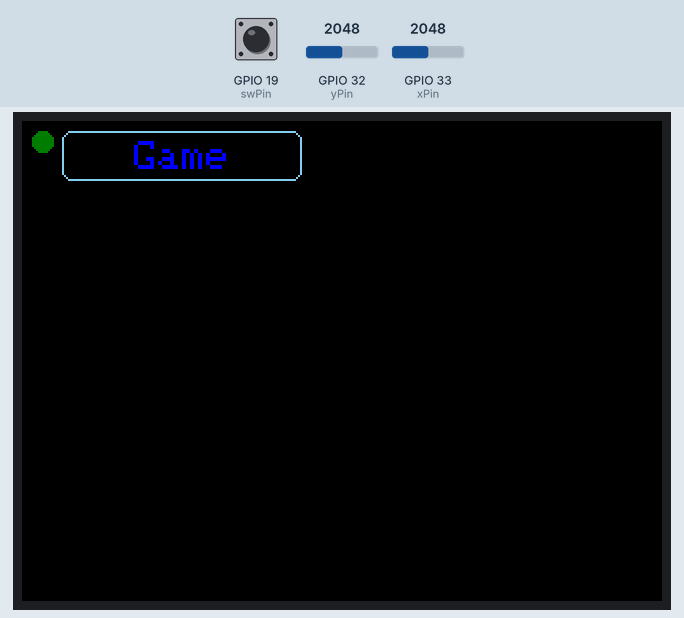
A program run on a simulated ESP32. Shown: 320×240 colour display. The inputs (shaded band) are chosen by the test bench; at power-on: GPIO 19 (swPin) HIGH, GPIO 32 (yPin) = 2048, GPIO 33 (xPin) = 2048. Random numbers use the default seed unless the program sets one.

Above: at 1.4 s.
1.5 s: GPIO 19 (swPin) pulled LOW for 0.15 s
3.4 s: GPIO 32 (yPin) set to 2224
At 3.65 s:
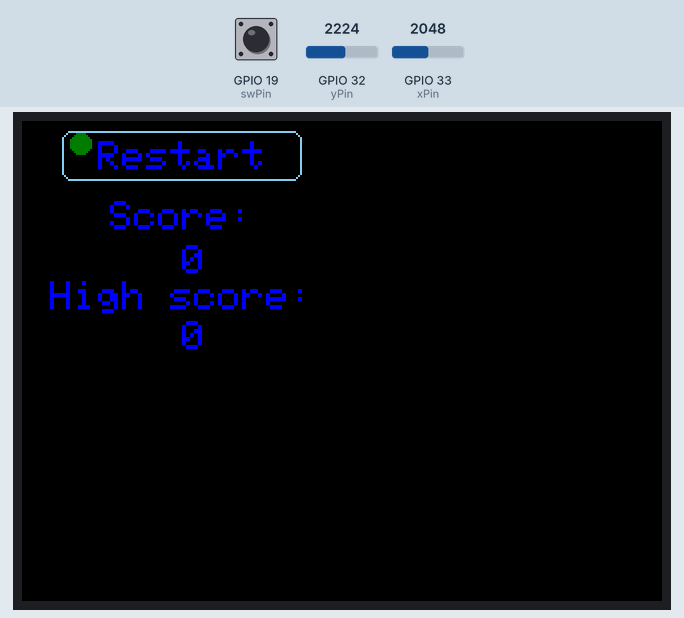
5.3 s: GPIO 33 (xPin) set to 2866
At 5.35 s:
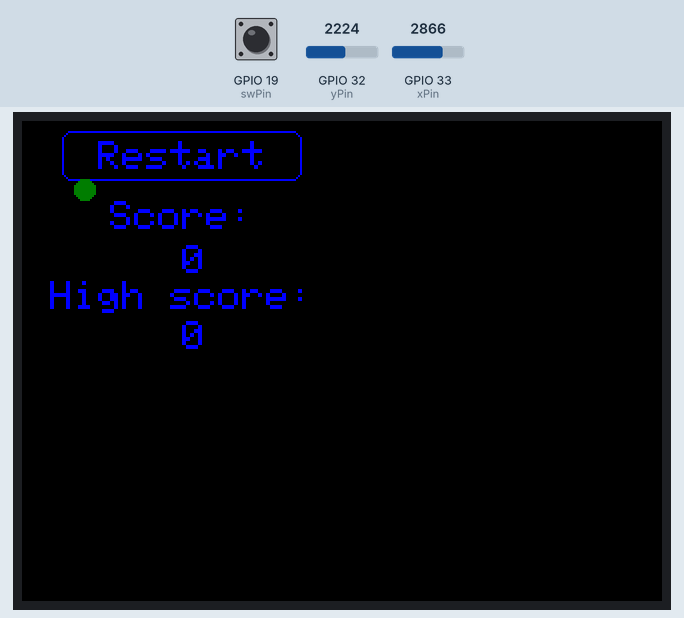
6.8 s: GPIO 32 (yPin) set to 3603
At 6.82 s:
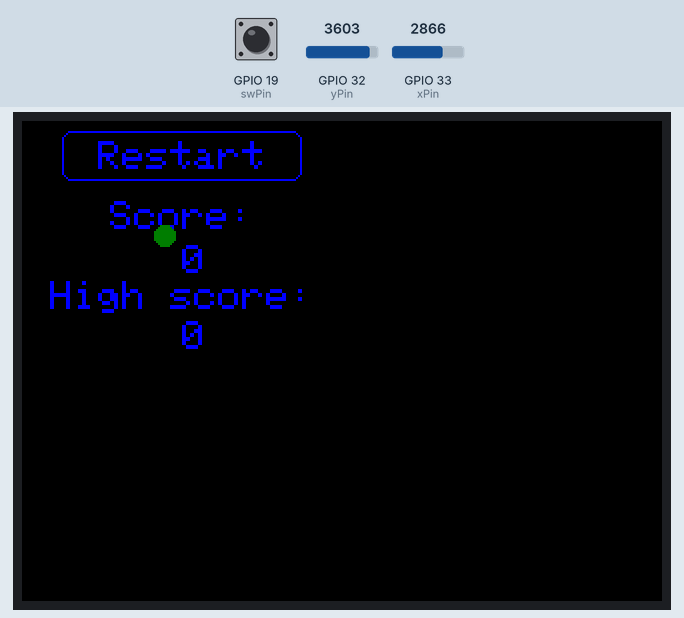
8.3 s: GPIO 32 (yPin) set to 2047
At 8.37 s:
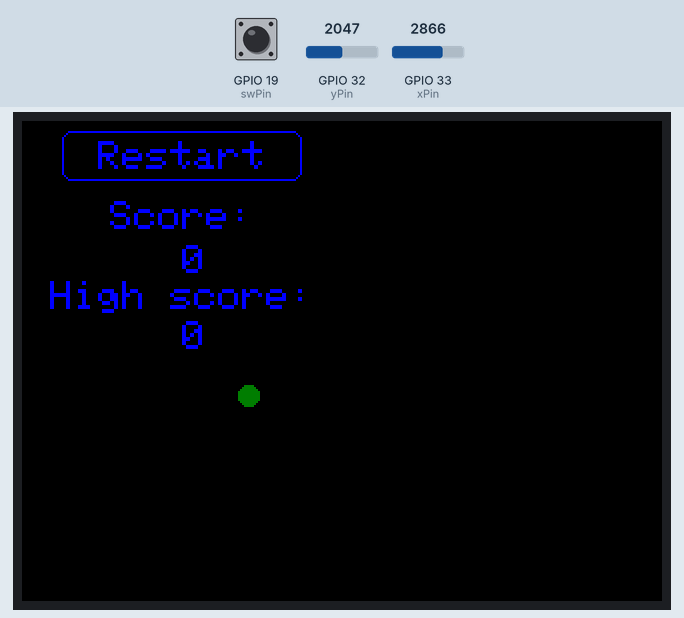
9.8 s: GPIO 33 (xPin) set to 4095
At 11.5 s:
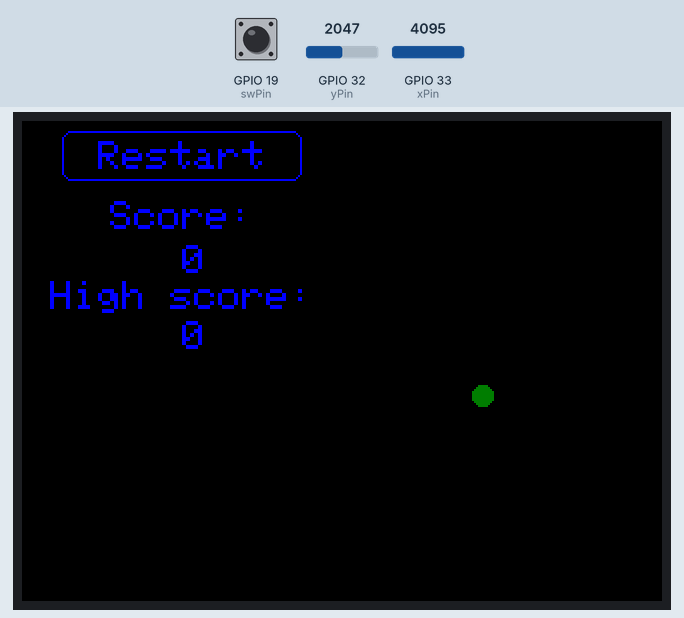

The program:

main.cpp
```cpp
#include <Arduino.h>
#include <TFT_eSPI.h>
#include <SPI.h>
#include "header.h"

#define xPin 33
#define yPin 32
#define swPin 19

void setup() {

  //pin settings
  pinMode(xPin, INPUT);
  pinMode(yPin, INPUT);
  pinMode(swPin, INPUT);

  Serial.begin(9600);
  initScreen();

}

void loop() {
  //changing screens
  screen();
}
```

functions.cpp
```cpp
#include <Arduino.h>
#include "header.h"
#include <TFT_eSPI.h>
#include <SPI.h>

#define xPin 33
#define yPin 32
#define swPin 19


enum direction{
    dirUp,
    dirDown,
    dirLeft,
    dirRight
};

enum screenType{
    main,
    game,
    gameover
};

struct ball{
    int xPos, yPos;
    int speed, size;
    direction dirX;
    direction dirY;
};

struct cursor
{
    int xVal, yVal;
    int buttonPressed;
};


cursor joystick;
ball pong1;
constexpr uint16_t background = TFT_BLACK;
TFT_eSPI tft = TFT_eSPI();
screenType currentScreen = main;
int count, hScore;

void screen(){

    switch (currentScreen)
    {
    case game:
        gameScreen();
        break;

    case main:
        mainScreen();
        break;
    case gameover:
        gameoverScreen();
        break;

    }
}

void gameoverScreen(){

    joystick.buttonPressed = digitalRead(swPin);

    clearCursor();

    //buttons
    tft.setTextColor(TFT_BLUE);
    tft.setCursor(20+(120-(7*12))/2,10); //(4)lenght of string
    tft.print("Restart");
    tft.drawCentreString("Score:",80,40,1);
    tft.setCursor(80,62);
    tft.print(count);
    tft.drawCentreString("High score:",80,80,1);
    tft.setCursor(80,100);
    tft.print(hScore);

    //light the button if cursors is on it
    if(joystick.yVal > 5 && joystick.yVal < 30){

      tft.drawRoundRect(20,5,120,25,5,TFT_SKYBLUE);

    }else{

      tft.drawRoundRect(20,5,120,25,5,TFT_BLUE);
    }

    drawCursor();

    //making action when button is clicked and in  the cursor is in the right position
    if(!joystick.buttonPressed && joystick.yVal < 30 && joystick.yVal > 5 ){
        initGame();
    }
    delay(70);
  }

void gameScreen(){

    tft.fillRect(joystick.xVal,120,10,5,background);
    //mapping current jostick position to move the cursor
    joystick.xVal = joystick.xVal + map(analogRead(xPin)+300,0,4096,-7,7);

    if(joystick.xVal > 145){
      joystick.xVal = 145;
    }else if(joystick.xVal < 5){
      joystick.xVal = 5;
    }
    tft.fillRect(joystick.xVal,120,10,5,TFT_BROWN);
    drawBall(joystick.xVal);
    delay(70);

}

void mainScreen(){

    joystick.buttonPressed = digitalRead(swPin);

    clearCursor();

    //buttons
    tft.setTextColor(TFT_BLUE);
    tft.setCursor(20+(120-(4*12))/2,10); //(4)lenght of string
    tft.print("Game");

    //light the button if cursors is on it
    if(joystick.yVal>5 && joystick.yVal < 30){

      tft.drawRoundRect(20,5,120,25,5,TFT_SKYBLUE);

    }else{

      tft.drawRoundRect(20,5,120,25,5,TFT_BLUE);
    }


    drawCursor();

    //making action when button is clicked and in  the cursor is in the right position
    if(!joystick.buttonPressed && joystick.yVal < 30 && joystick.yVal > 5 ){
      initGame();
    }

    delay(70);
}

void clearCursor(){
    tft.fillCircle(joystick.xVal,joystick.yVal,5, background);    //erasing previous cursor
}

void drawCursor(){

    //mapping current jostick position to move the cursor
    joystick.xVal = joystick.xVal + map(analogRead(xPin)+300,0,4096,-5,5);
    joystick.yVal = joystick.yVal + map(analogRead(yPin)+300,0,4096,-5,5);

    //checking if the cursor is outside of the screen
    if(joystick.yVal > TFT_HEIGHT - 8){
      joystick.yVal =TFT_HEIGHT - 8;
    } else if(joystick.yVal < 10){
      joystick.yVal = 10;
    }

    if(joystick.xVal > TFT_WIDTH -10){
      joystick.xVal =TFT_WIDTH - 10;
    } else if(joystick.xVal < 10){
      joystick.xVal = 10;
    }

    tft.fillCircle(joystick.xVal,joystick.yVal,5, TFT_DARKGREEN);   //drawing cursor
  }

void drawBall(int xVal){

    tft.fillCircle(pong1.xPos,pong1.yPos,4,background);

    //making it a little harder
    if(count >= 5){
      pong1.speed = 4;
    }else if(count >= 15){
      pong1.speed = 5;
    }

    // setting right ball speed and direction
    if(pong1.dirY == dirDown){
       pong1.yPos += pong1.speed;
    }else if(pong1.dirY == dirUp){
      pong1.yPos -= pong1.speed;
    }

    if(pong1.dirX == dirRight){
       pong1.xPos += pong1.speed;
    }else if(pong1.dirX == dirLeft){
      pong1.xPos -= pong1.speed;
    }

    tft.fillCircle(pong1.xPos,pong1.yPos,4,TFT_GREEN);

   // comapre position of ball and platfrom and configure right action
    if(pong1.yPos>115){
      if(pow(pong1.xPos-(xVal+5),2) < 4){
       pong1.dirY = dirUp;
       count++;
      }else if(pong1.xPos - xVal < 5 && pong1.xPos - xVal >= 0){
        pong1.dirY = dirUp;
        pong1.dirX = dirLeft;
        count++;
      }else if(pong1.xPos - xVal < 10 && pong1.xPos - xVal >= 0){
        pong1.dirY = dirUp;
        pong1.dirX =dirRight;
        count++;
      }else{
        if(hScore < count){
            hScore = count;
        }
        tft.fillScreen(background);
        currentScreen = gameover;
      }
    }

    //configure to baunce back from walls
    if(pong1.yPos<10){
      pong1.dirY = dirDown;
    }
    if(pong1.xPos<10){
      pong1.dirX = dirRight;
    }else if(pong1.xPos >150){
      pong1.dirX = dirLeft;
    }

    delay(30);
  }

int initGame() {

  pong1.xPos = random(10,140);
  pong1.yPos = random(10,60);
  pong1.dirX = dirLeft;
  pong1.dirY = dirDown;
  pong1.speed = 3;
  pong1.size=4;
  count=0;
  tft.fillScreen(background);
  currentScreen = game;
  return count;
}

void initScreen(){
  //initialize screen
  tft.init();
  tft.setRotation(1);
  tft.fillScreen(background);
  tft.setTextColor(TFT_BLUE, background);
  tft.setTextSize(2);
}
```

header.h
```cpp
#ifndef HEADER_H_INCLUDED
#define HE_H_INCLUDED

    int initGame();
    void initScreen();
    void screen();
    void gameScreen();
    void gameoverScreen();
    void mainScreen();
    void drawCursor();
    void clearCursor();
    void drawBall(int xVal);

#endif
```

Measured:
- the behaviour switches between 2157 and 2158 on GPIO 32 (yPin) (found by bisection; images 0 and 1)
